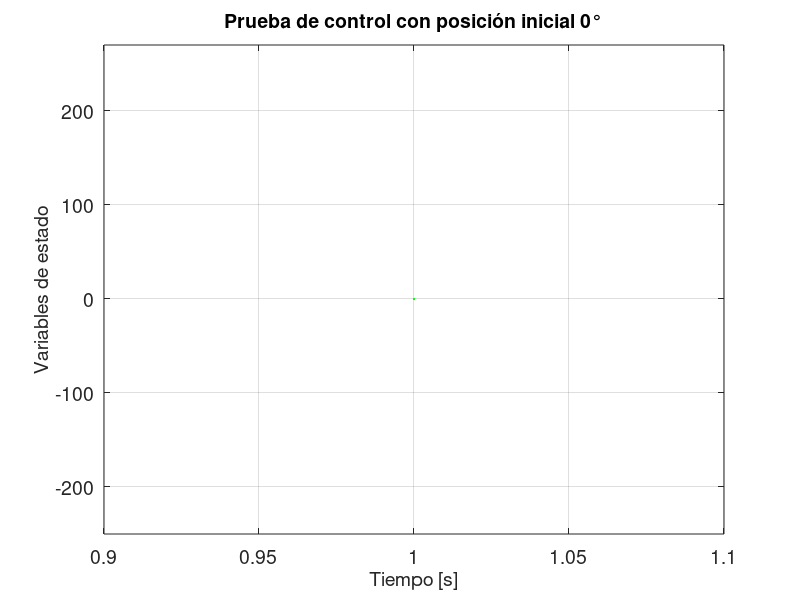
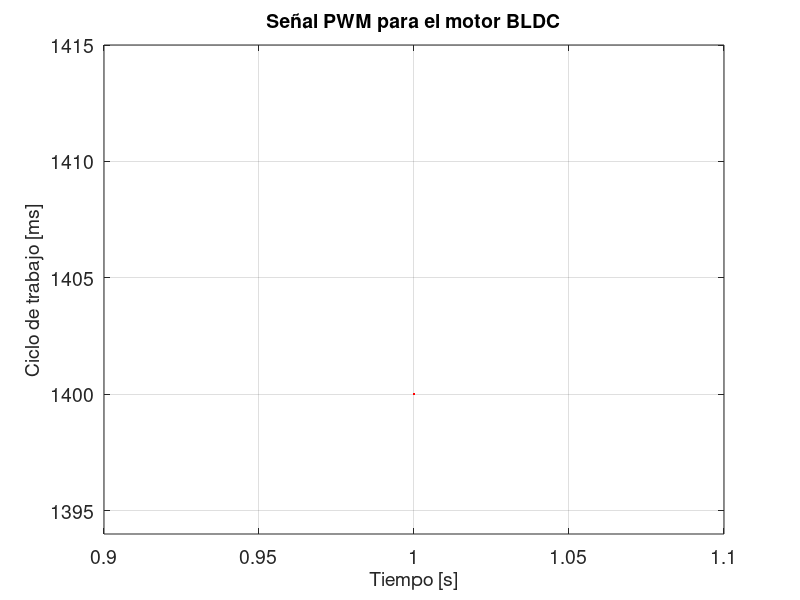
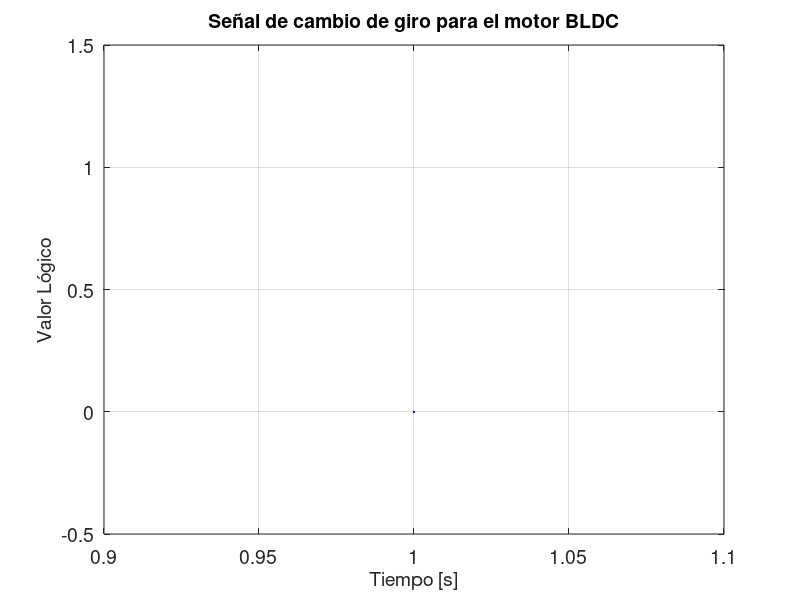

Write MATLAB code to recreate these figures, in order. (Note: this script raises an error after producing the figures.)
%{%%
 % @brief Continuously plot file data
 %}
 
% Author: Gustavo Diaz

close all;
clc

cube_angle = 0;
cube_vel = 0;
torque_input = 0;
output_pwm = 1400;
output_dir = 0;

figure(1)
fig1 = axes;
plot(cube_angle, 'b')
grid on
hold on
plot(cube_vel, 'r')
plot(torque_input, 'g')
ylim([-250 270])
set(gca,'fontsize',14)
title('Prueba de control con posición inicial 0°', 'fontsize', 14)
xlabel('Tiempo [s]', 'fontsize', 14); ylabel('Variables de estado', 'fontsize', 14);
% legend('Ángulo del Cubo [°]', 'Velocidad del Cubo [°/s]', 'Torque aplicado [Nm]')

figure(2)
fig2 = axes;
% subplot(2,1,1)
plot(output_pwm, 'r')
grid on
set(gca,'fontsize',14)
title('Señal PWM para el motor BLDC', 'fontsize', 14)
xlabel('Tiempo [s]', 'fontsize', 14); ylabel('Ciclo de trabajo [ms]', 'fontsize', 14);
ylim([1394 1415])

figure(3)
fig3 = axes;
% subplot(2,1,2)
plot(output_dir, 'b')
grid on
set(gca,'fontsize',14)
title('Señal de cambio de giro para el motor BLDC', 'fontsize', 14)
xlabel('Tiempo [s]', 'fontsize', 14); ylabel('Valor Lógico', 'fontsize', 14);
ylim([-.5 1.5])

while 1
	data = dlmread('data.txt');
	cube_angle = data(:,1);
	cube_vel = data(:,2);
	torque_input = data(:,3);
	output_pwm = data(:,4);
	output_dir = data(:,5);

	plot(fig1, cube_angle, 'b')
	grid on
	hold on
	plot(fig1, cube_vel, 'r')
	plot(fig1, torque_input, 'g')

	% figure(2)
	% subplot(2,1,1)
	plot(fig2, output_pwm, 'r')
	grid on

	% subplot(2,1,2)
	plot(fig3, output_dir, 'b')
	grid on
	pause(1)
end